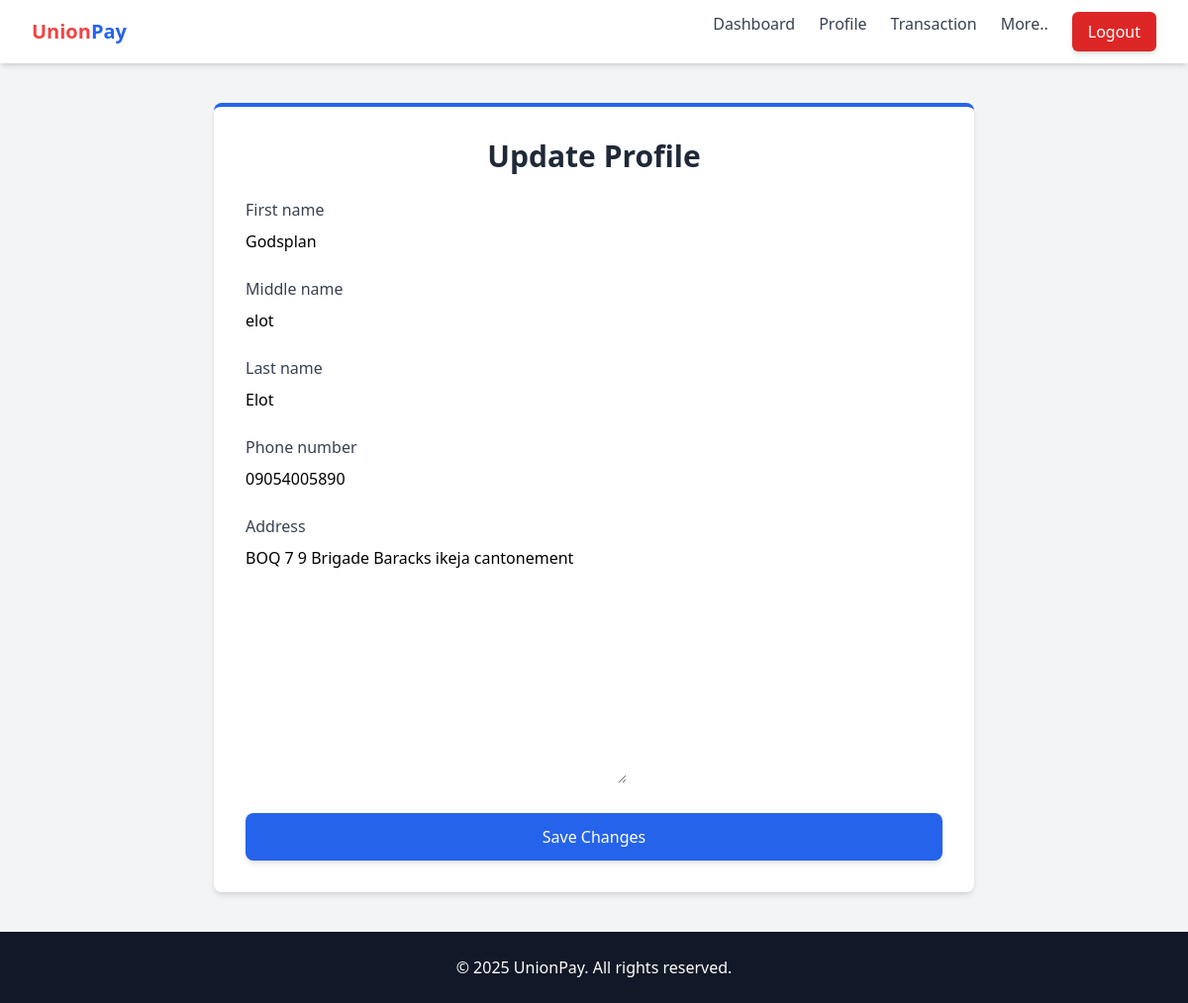
The page /userdetails/profile/update/ (signed in) on the database its author committed.
### userdetails/models.py (models this page shows, shortened)
class UserDetails(models.Model):
    user = models.OneToOneField(User, on_delete=models.CASCADE, related_name='profile')
    first_name = models.CharField(max_length=100)
    middle_name = models.CharField(max_length=100, blank=True, null=True)
    last_name = models.CharField(max_length=100)
    phone_number = models.CharField(max_length=15)
    address = models.TextField()
    ACCOUNT_TYPES = [('Basic', 'Basic'), ('Premium', 'Premium')]
    account_type = models.CharField(max_length=20, choices=ACCOUNT_TYPES, default='Basic')
    branch = models.CharField(max_length=100)
    kyc_status = models.BooleanField(default=False)
    linked_account = models.CharField(max_length=100, blank=True, null=True)
    date_joined = models.DateField(auto_now_add=True)

### userdetails/views.py (the view)
# urls.py: path('profile/update/', update_profile, name='update_profile'),
@login_required
def update_profile(request):
    profile, created = UserDetails.objects.get_or_create(user=request.user)
    if request.method == "POST":
        form = UserDetailsForm(request.POST, instance=profile)
        if form.is_valid():
            form.save()
            return redirect('profile')
    else:
        form = UserDetailsForm(instance=profile)
    return render(request, 'userdetails/update_profile.html', {'form': form})

### userdetails/forms.py
class UserDetailsForm(forms.ModelForm):
    class Meta:
        model = UserDetails
        fields = ['first_name', 'middle_name', 'last_name', 'phone_number', 'address']

### userdetails/templates/userdetails/update_profile.html (shortened to what this page needs)
{% extends "bankPages/sbase.html" %}
{% block content %}
<div class="max-w-3xl mx-auto bg-white p-8 rounded-lg shadow-md border-t-4 border-blue-600 mt-10">
    <h2 class="text-3xl font-bold text-gray-800 text-center mb-6">Update Profile</h2>
    <form method="POST" enctype="multipart/form-data" class="space-y-6">
        {% for field in form %}
        <div>
            <label class="block text-gray-700 font-medium mb-2">{{ field.label }}</label>
            {{ field }}
        </div>
        {% endfor %}
        <button type="submit"
                class="w-full bg-blue-600 text-white py-3 rounded-lg shadow-md hover:bg-blue-700 transition">
            Save Changes
        </button>
    </form>
</div>
{% endblock %}

### userdetails/templates/userdetails/update_profile.html (style rules this page uses)
input, select, textarea { @apply w-full px-4 py-2 border border-gray-300 rounded-lg outline-none focus:ring-2 focus:ring-blue-500 focus:border-blue-500; }

### rows shown on the page
UserDetails: form "Godsplan" "elot" "Elot" "09054005890" "BOQ 7 9 Brigade Baracks ikeja cantonement"

### other values the page prints
{{ field.label }} "First name" "Middle name" "Last name" "Phone number" "Address"
